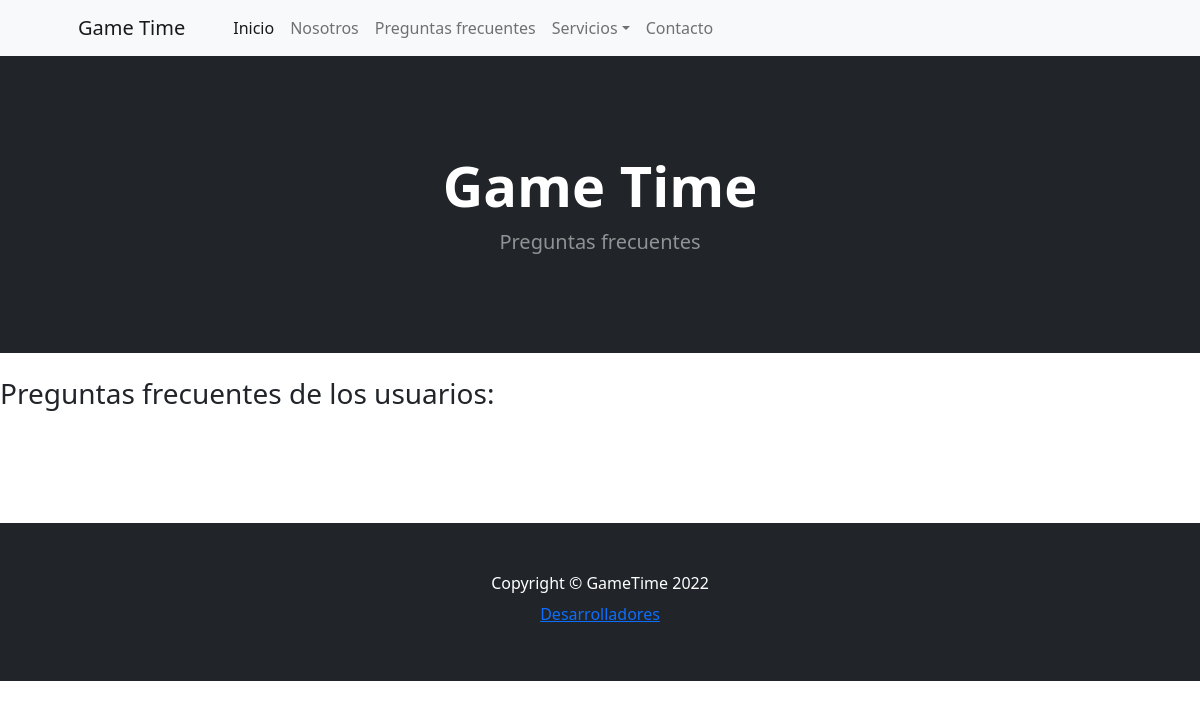
Before: /faq_List/ with the older database file.
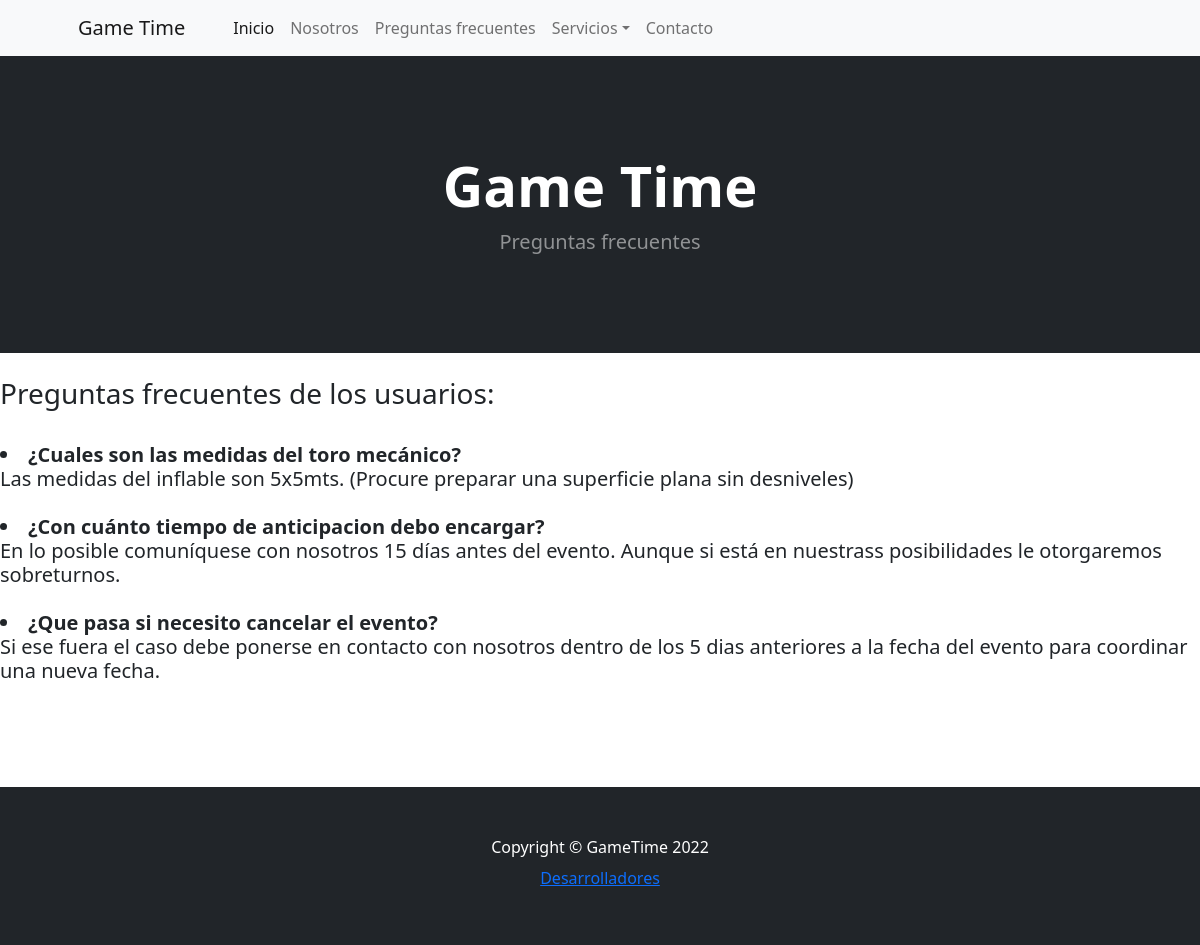
After: the same page with the newer database file.
### GameTimeApp/models.py (models this page shows, shortened)
class Faq(models.Model):
    pregunta = models.CharField(max_length=300)
    respuesta = models.CharField(max_length=300)

### GameTimeApp/views.py (the view)
# urls.py: path('faq_List/', FaqList.as_view(), name= 'faq_List'),
class FaqList(ListView):
    model = Faq
    template_name = 'GameTimeApp/faq_List.html'

### GameTimeApp/Templates/GameTimeApp/faq_List.html (shortened to what this page needs)
{% extends "GameTimeApp/padre.html" %}
{% load static %}
{% block tituloheader %}
                    <h1 class="display-4 fw-bolder">Game Time</h1>
                    <p class="lead fw-normal text-white-50 mb-0">Preguntas frecuentes</p>
{% endblock %}
{% block productos %}
<br>
<h3 class="font">Preguntas frecuentes de los usuarios:</h3>
<br>
<h5 class="font">
    {% for faq in object_list %}
    <li><b>{{faq.pregunta}}</b><br>{{faq.respuesta}}</li><br>
    {% endfor %}
</h5>
<br>
<br>
<br>
{% endblock %}

### GameTimeApp/Templates/GameTimeApp/padre.html (shortened to what this page needs)
{% load static %}
<!DOCTYPE html>
<html lang="en">
    <head>
        <link href="https://cdn.jsdelivr.net/npm/bootstrap-icons@1.5.0/font/bootstrap-icons.css" rel="stylesheet" />
        <link href="{% static 'css/styles.css' %}" rel="stylesheet" />
    </head>
    <body>
        <nav class="navbar navbar-expand-lg navbar-light bg-light">
            <div class="container px-4 px-lg-5">
                <a class="navbar-brand" href="{% url 'index' %}">Game Time</a>
                <div class="collapse navbar-collapse" id="navbarSupportedContent">
                    <ul class="navbar-nav me-auto mb-2 mb-lg-0 ms-lg-4">
                        <li class="nav-item"><a class="nav-link active" aria-current="page" href="{% url 'index' %}">Inicio</a></li>
                        <li class="nav-item"><a class="nav-link" href="{% url 'us'%}">Nosotros</a></li>
                        <li class="nav-item"><a class="nav-link" href="{% url 'faq_List' %}">Preguntas frecuentes</a></li>
                        <li class="nav-item dropdown">
                            <a class="nav-link dropdown-toggle" id="navbarDropdown" href="#" role="button" data-bs-toggle="dropdown" aria-expanded="false">Servicios</a>
                            <li class="nav-item"><a class="nav-link" href="{% url 'contacto' %}">Contacto</a></li>
                        </li>
                    </ul>
                </div>
            </div>
        </nav>
        <header class="bg-dark py-5">
            <div class="container px-4 px-lg-5 my-5">
                <div class="text-center text-white">
{% block tituloheader %}{% endblock %}
                </div>
            </div>
        </header>
{% block productos %}{% endblock %}
        <footer class="py-5 bg-dark">
            <div class="container"><p class="m-0 text-center text-white">Copyright &copy; GameTime 2022</p></div>
            <center><button class="btn btn-outline-dark" ><a class="link" href="{% url 'login' %}">Desarrolladores</a></button></center>
        </footer>
    </body>
</html>

Changed rows visible on the page:
added Faq: pregunta "¿Cuales son las medidas del toro mecánico?", respuesta "Las medidas del inflable son 5x5mts. (Procure preparar una superficie plana sin desniveles)"
added Faq: pregunta "¿Con cuánto tiempo de anticipacion debo encargar?", respuesta "En lo posible comuníquese con nosotros 15 días antes del evento. Aunque si está en nuestrass posibilidades le otorgaremos sobreturnos."
added Faq: pregunta "¿Que pasa si necesito cancelar el evento?", respuesta "Si ese fuera el caso debe ponerse en contacto con nosotros dentro de los 5 dias anteriores a la fecha del evento para coordinar una nueva fecha."
